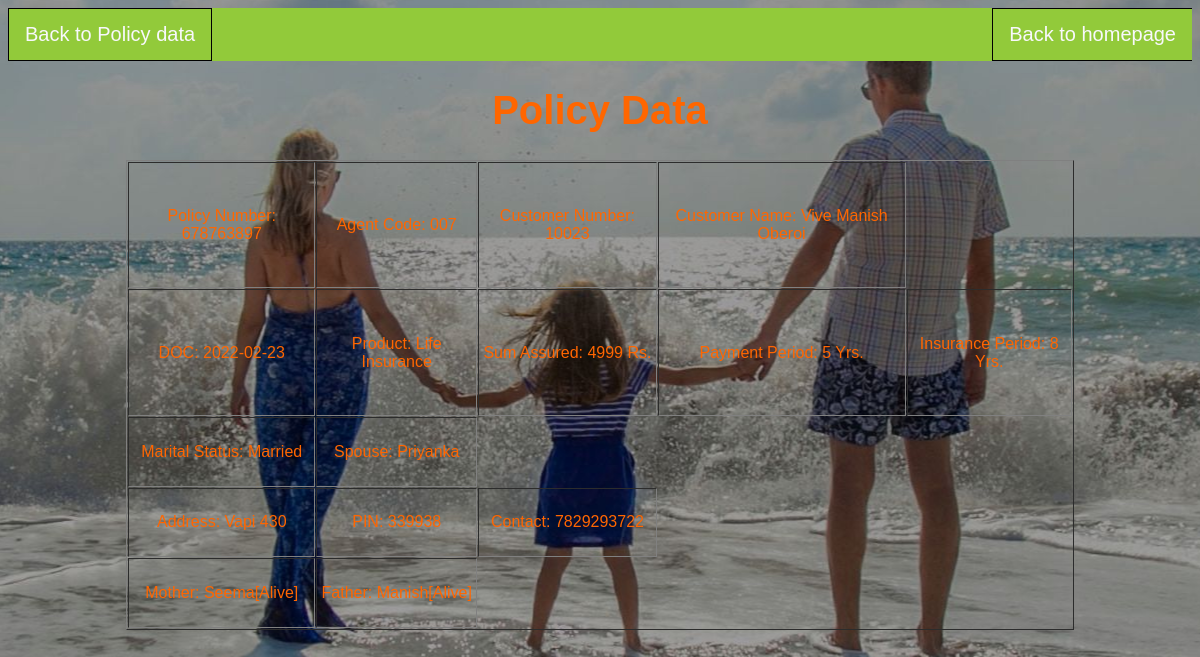
The app's page /view.php?Policy_Num=678763897 with its own data.
### tables this page shows
CREATE TABLE `policy_data` (
  `Policy_Num` int(15) NOT NULL,
  `Customer_Num` bigint(10) NOT NULL,
  `Agent_code` varchar(10) NOT NULL,
  `DOC` date NOT NULL,
  `Product` varchar(50) NOT NULL,
  `Sum_Assured` int(10) NOT NULL,
  `Pay_Period` int(2) NOT NULL,
  `Ins_Period` int(2) NOT NULL
);

CREATE TABLE `customer` (
  `Customer_Num` bigint(10) NOT NULL,
  `First_Name` varchar(50) NOT NULL,
  `Middle_Name` varchar(50) NOT NULL,
  `Last_Name` varchar(50) NOT NULL,
  `Gender` char(1) NOT NULL,
  `DOB` date NOT NULL,
  `Address` varchar(70) NOT NULL,
  `Pincode` int(6) NOT NULL,
  `Contact_Number` bigint(10) NOT NULL,
  `Mother_Name` varchar(150) NOT NULL,
  `Mother_Status` varchar(10) NOT NULL,
  `Father_Name` varchar(150) NOT NULL,
  `Father_Status` varchar(10) NOT NULL,
  `Marital_status` char(1) NOT NULL,
  `Spouse` varchar(150) DEFAULT NULL
);

### view.php (the view, shortened to what this page needs)
<?php
include "connection.php";
if(is_numeric($_GET['Policy_Num'])){
$sql = "select * from policy_data where Policy_Num = '".$_GET['Policy_Num']."'";
$result = mysqli_query($conn,$sql);
$row = mysqli_fetch_object($result);
$sql1 = "select * from customer where Customer_Num = $row->Customer_Num";
$result1 = mysqli_query($conn,$sql1);
$row1 = mysqli_fetch_object($result1);
$sql2 = "select * from agent where Agent_code = '$row->Agent_code'";
$result2 = mysqli_query($conn,$sql2);
$row2 = mysqli_fetch_object($result2);
}
?>
<html>
    <head>
		<link href = "style.css" type = "text/css" rel = "stylesheet" />
    </head>
    <body>
        <link href = "policy/registration.css" type = "text/css" rel = "stylesheet" />
		<ul>
			<li><a href="policy/modified1.php"> Back to Policy data</a></li>
			<li style="float:right;"><a href="index.php"> Back to homepage</a></li>
		</ul>
		<center>
		<h1> Policy Data </h1>
        <table width = "80%" height = "60%" border="1" cellspacing = "1" cellpadding = "1" align="center">
            <tr valign = "center" align = "center">
                <td>Policy Number: <?php echo "$row->Policy_Num";?></td>
				<td>Agent Code: <?php echo "$row2->Agent_code";?></td>
                <td>Customer Number: <?php echo "$row1->Customer_Num";?></td>
				<td>Customer Name: <?php echo "$row1->First_Name $row1->Middle_Name $row1->Last_Name"; ?>
			</tr>
				<tr valign = "center" align = "center">
					<td>DOC: <?php echo "$row->DOC";?></td>
					<td>Product: <?php echo "$row->Product";?></td>
					<td>Sum Assured: <?php echo "$row->Sum_Assured";?> Rs.</td>
					<td>Payment Period: <?php echo "$row->Pay_Period";?> Yrs.</td>
					<td>Insurance Period: <?php echo "$row->Ins_Period";?> Yrs.</td>
				</tr>
			<tr valign = "center" align = "center">
				<td>Marital Status: <?php if($row1->Marital_status=='M'){echo "Married";} else{echo "UnMarried";}?></td>
				<td>Spouse: <?php echo "$row1->Spouse";?></td>
			</tr>
			<tr valign = "center" align = "center">
				<td>Address: <?php echo "$row1->Address";?></td>
				<td>PIN: <?php echo "$row1->Pincode";?>
				<td>Contact: <?php echo "$row1->Contact_Number";?></td>
			</tr>
			<tr valign = "center" align = "center">
				<td>Mother: <?php echo "$row1->Mother_Name";?>[<?php if($row1->Mother_Status=='D'){echo "Dead";} else{echo "Alive";}?>]</td>
				<td>Father: <?php echo "$row1->Father_Name";?>[<?php if($row1->Father_Status=='D'){echo "Dead";} else{echo "Alive";}?>]</td>
				</tr>
			</table>
		</center>
    </body>
</html>

### style.css (style rules this page uses)
ul { list-style-type: none; margin: 0; padding: 0; overflow: hidden; background-color: #92ca3a; }
li { float: left; border-right:1px solid rgb(0, 0, 0); border-left:1px solid rgb(0, 0, 0); border-bottom:1px solid rgb(0, 0, 0); border-top:1px solid rgb(0, 0, 0); }
li:last-child { border-right: none; }
li a { display: block; color: rgb(248, 248, 252); text-align: center; padding: 14px 16px; text-decoration: none; }

### registration.css (style rules this page uses)
body { background-color: #edd7bf; opacity: 1; background-image: url("bg1.jpg"); background-size: 3861 2574; background-repeat: no-repeat; background-position: center; color: #ff6600; font-size: 20px; font-family: 'Gilroy-Bold', sans-serif; font-family: 'Gilroy-Heavy', sans-serif; font-family: 'Gilroy-Light', sans-serif; font-family: 'Gilroy-Medium', sans-serif; font-family: 'Gilroy-Regular', sans-serif; }

### records on screen
policy_data: Policy_Num "678763897", DOC "2022-02-23", Product "Life Insurance", Sum_Assured "4999", Pay_Period "5", Ins_Period "8"
customer: Customer_Num "10023", First_Name "Vive", Middle_Name "Manish", Last_Name "Oberoi", Spouse "Priyanka", Address "Vapi 430", Pincode "339938", Contact_Number "7829293722", Mother_Name "Seema", Father_Name "Manish"
